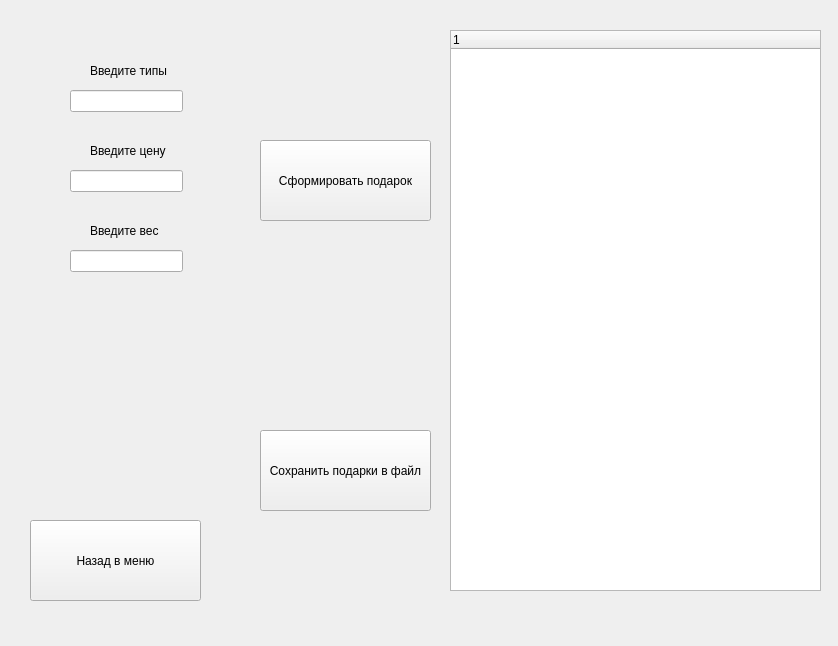
<?xml version="1.0" encoding="UTF-8"?>
<ui version="4.0">
 <class>Gift</class>
 <widget class="QWidget" name="Gift">
  <property name="geometry">
   <rect>
    <x>0</x>
    <y>0</y>
    <width>838</width>
    <height>646</height>
   </rect>
  </property>
  <property name="windowTitle">
   <string>Подарки</string>
  </property>
  <widget class="QTreeWidget" name="treeWidget">
   <property name="geometry">
    <rect>
     <x>450</x>
     <y>30</y>
     <width>371</width>
     <height>561</height>
    </rect>
   </property>
   <property name="editTriggers">
    <set>QAbstractItemView::NoEditTriggers</set>
   </property>
   <column>
    <property name="text">
     <string notr="true">1</string>
    </property>
   </column>
  </widget>
  <widget class="QPushButton" name="BackToMenu">
   <property name="geometry">
    <rect>
     <x>30</x>
     <y>520</y>
     <width>171</width>
     <height>81</height>
    </rect>
   </property>
   <property name="text">
    <string>Назад в меню</string>
   </property>
  </widget>
  <widget class="QPushButton" name="FormGift">
   <property name="geometry">
    <rect>
     <x>260</x>
     <y>140</y>
     <width>171</width>
     <height>81</height>
    </rect>
   </property>
   <property name="text">
    <string>Сформировать подарок</string>
   </property>
  </widget>
  <widget class="QLabel" name="label">
   <property name="geometry">
    <rect>
     <x>90</x>
     <y>210</y>
     <width>131</width>
     <height>41</height>
    </rect>
   </property>
   <property name="text">
    <string>Введите вес</string>
   </property>
  </widget>
  <widget class="QLabel" name="label_2">
   <property name="geometry">
    <rect>
     <x>90</x>
     <y>130</y>
     <width>131</width>
     <height>41</height>
    </rect>
   </property>
   <property name="text">
    <string>Введите цену</string>
   </property>
  </widget>
  <widget class="QLabel" name="label_3">
   <property name="geometry">
    <rect>
     <x>90</x>
     <y>50</y>
     <width>131</width>
     <height>41</height>
    </rect>
   </property>
   <property name="text">
    <string>Введите типы</string>
   </property>
  </widget>
  <widget class="QLineEdit" name="lineWeight">
   <property name="geometry">
    <rect>
     <x>70</x>
     <y>250</y>
     <width>113</width>
     <height>22</height>
    </rect>
   </property>
  </widget>
  <widget class="QLineEdit" name="linePrice">
   <property name="geometry">
    <rect>
     <x>70</x>
     <y>170</y>
     <width>113</width>
     <height>22</height>
    </rect>
   </property>
  </widget>
  <widget class="QLineEdit" name="lineTypes">
   <property name="geometry">
    <rect>
     <x>70</x>
     <y>90</y>
     <width>113</width>
     <height>22</height>
    </rect>
   </property>
   <property name="inputMethodHints">
    <set>Qt::ImhDigitsOnly</set>
   </property>
  </widget>
  <widget class="QPushButton" name="SaveToFile">
   <property name="geometry">
    <rect>
     <x>260</x>
     <y>430</y>
     <width>171</width>
     <height>81</height>
    </rect>
   </property>
   <property name="text">
    <string>Сохранить подарки в файл</string>
   </property>
  </widget>
 </widget>
 <resources/>
 <connections/>
</ui>
